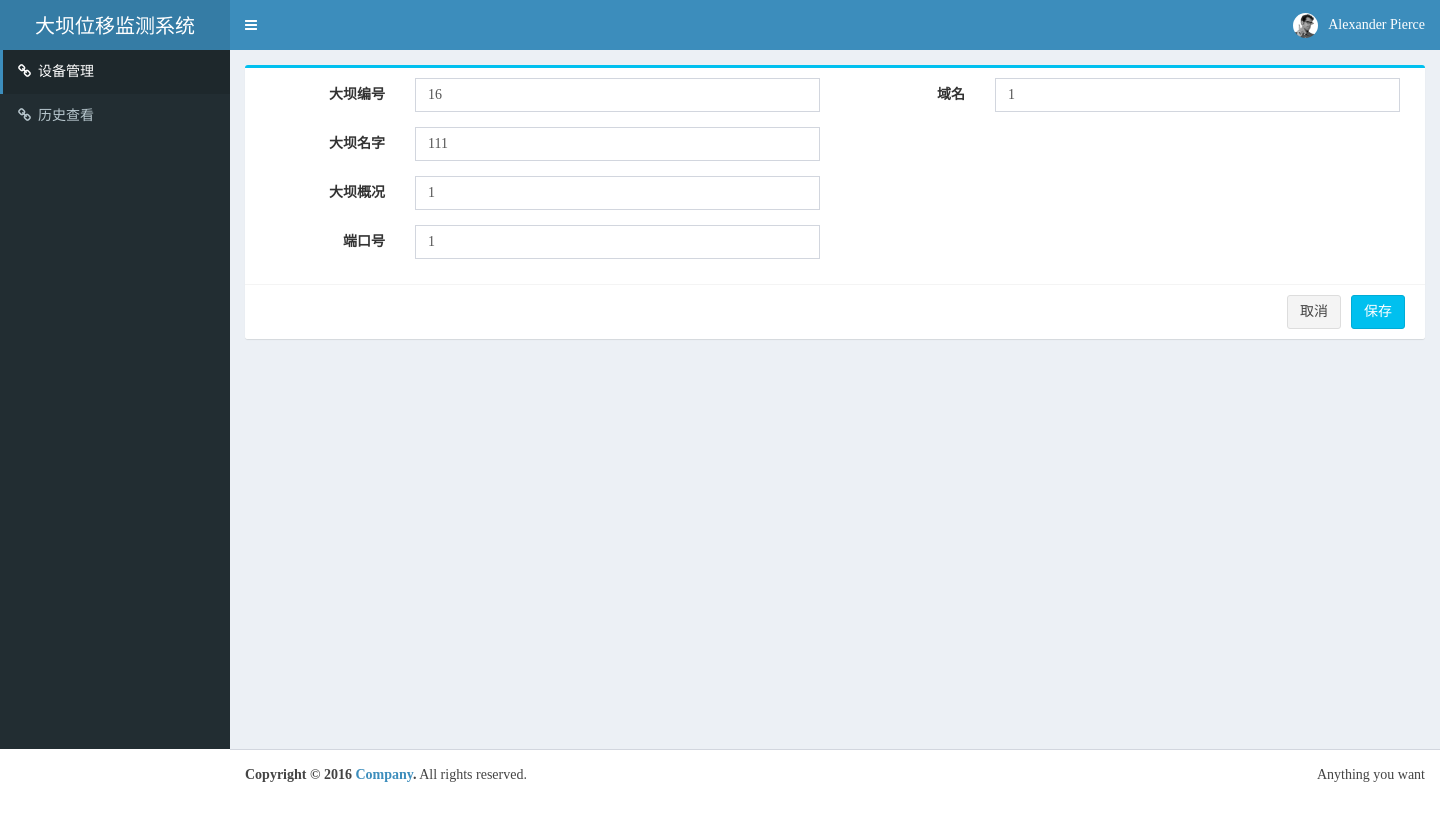
Before: /Dam_Device_management/dam_management_form_update/4/ with the older database file.
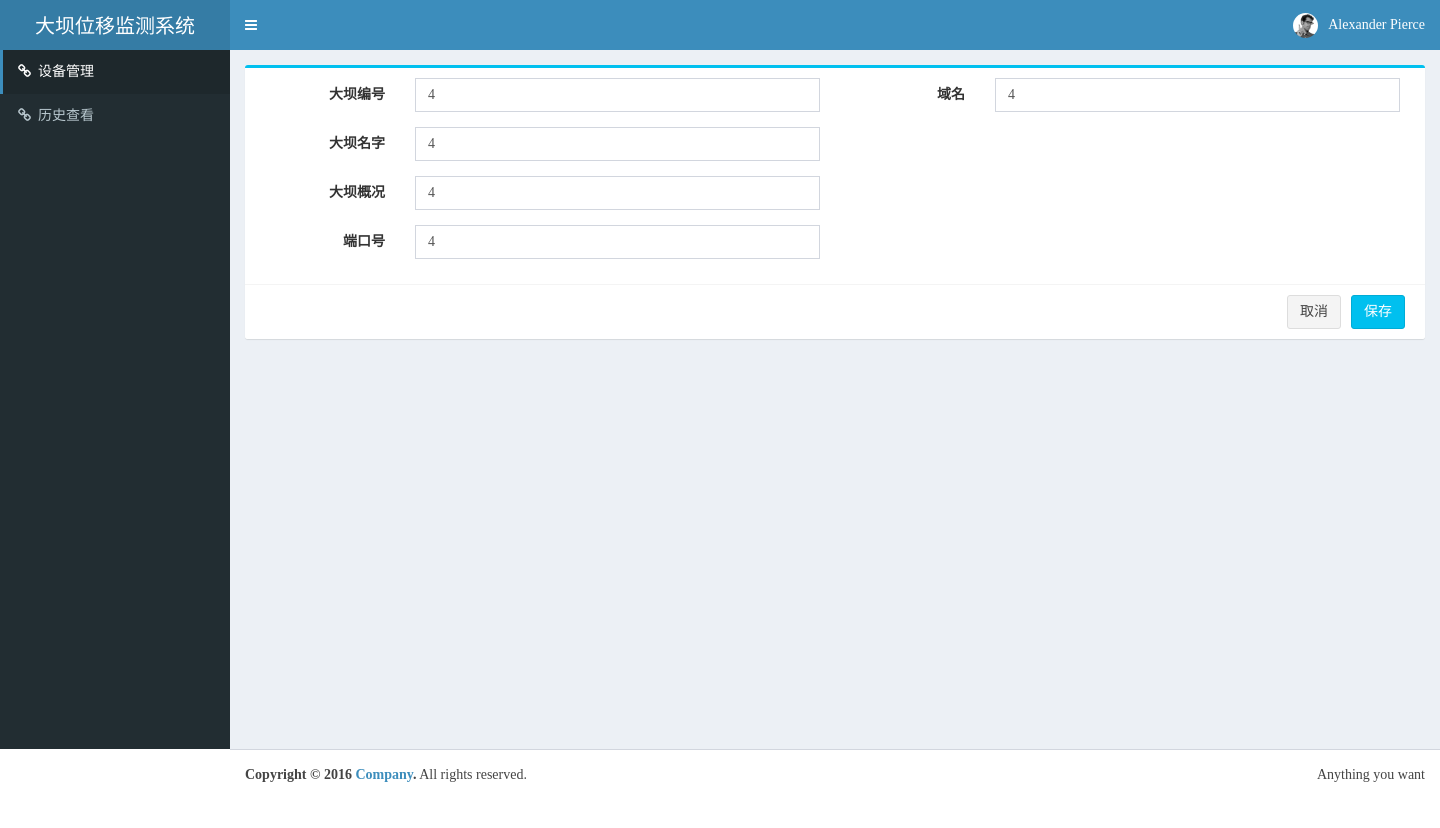
After: the same page with the newer database file.
### Dam_Device_management/models.py (models this page shows, shortened)
class Dam(models.Model):
	dam_num = models.IntegerField(unique=True)
	dam_name = models.CharField(max_length=100,null=True)
	dam_grade = models.CharField(max_length=100,null=True)
	dam_status = models.CharField(max_length=100,null=True)
	information = models.TextField()
	port_num = models.IntegerField(null=True)
	domain_name = models.CharField(max_length=100,null=True)

### Dam_Device_management/views.py (the view)
# urls.py: url(r'^dam_management_form_update/(?P<aid>\d+)/$', Dam_Device_management.views.dam_management_form_update),
def dam_management_form_update(request,aid):
		dam_list = Dam.objects.get(id = aid)
		return render(request,'dam_management_form_update.html',{'dam_list' : dam_list})

### Dam_Device_management/templates/dam_management_form_update.html (shortened to what the changed rows need)
<!DOCTYPE html>
<html>
  <head>
  <link rel="stylesheet" href="../../../static/css/bootstrap.min.css">
  <link rel="stylesheet" href="../../../static/css/font-awesome.min.css">
  <link rel="stylesheet" href="../../../static/css/ionicons.min.css">
  <link rel="stylesheet" href="../../../static/css/bootstrap-datepicker.min.css">
  <link rel="stylesheet" href="../../../static/css/dataTables.bootstrap.min.css">
  <link rel="stylesheet" href="../../../static/css/AdminLTE.min.css">
  <link rel="stylesheet" href="../../../static/css/skin-blue.min.css">
  <link rel="stylesheet" href="../../../static/css/form.css">
  <link rel="stylesheet" href="../../../static/css/_all-skins.min.css">
  </head>
  <body class="hold-transition skin-blue sidebar-mini">
<div class="wrapper">
    <div class="content-wrapper">
    <section class="content container-fluid">
        <div class="box box-info">
        <form class="form-horizontal" action="/Dam_Device_management/dam_management_form_update/{{dam_list.id}}/u/" onsubmit="return check(this)" method="post">
            <div class="box-body">
            <div class="col-xs-6">
                <div class="form-group">
                <div class="col-sm-9">
                    <input type="varchar" class="form-control" name="dam_num" id="dam_num" value="{{dam_list.dam_num}}">
                  </div>
              </div>
                <div class="form-group">
                <div class="col-sm-9">
                    <input type="varchar" class="form-control" name="dam_name" id="dam_name" value="{{dam_list.dam_name}}">
                  </div>
              </div>
                <div class="form-group">
                <div class="col-sm-9">
                    <input type="varchar" class="form-control" name="dam_status" id="dam_status" value="{{dam_list.dam_status}}">
                  </div>
              </div>
                <div class="form-group">
                <div class="col-sm-9">
                    <input type="varchar" class="form-control" name="port_num" id="port_num" value="{{dam_list.port_num}}">
                  </div>
              </div>
              </div>
            <div class="col-xs-6">
                <div class="form-group">
                <div class="col-sm-9">
                    <input type="varchar" class="form-control" name="domain_name" id="domain_name" value="{{dam_list.domain_name}}">
                  </div>
              </div>
              </div>
          </div>
          </form>
      </div>
      </section>
  </div>
  </div>
</body>
</html>

Changed rows visible on the page:
changed Dam: dam_num "16" → "4"; dam_name "111" → "4"; dam_status "1" → "4"; port_num "1" → "4"; domain_name "1" → "4"
